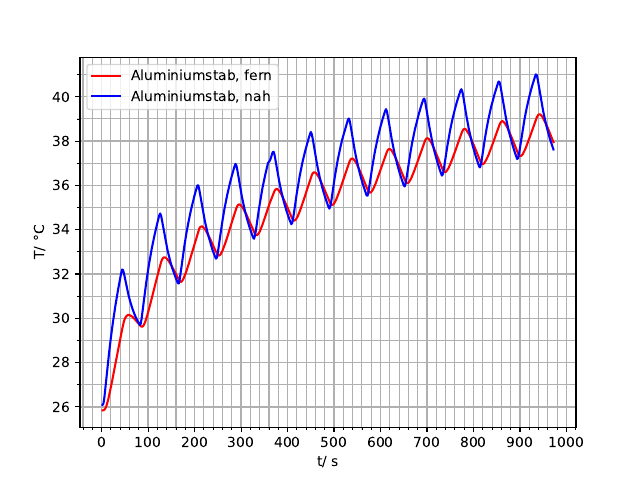

Write Python code to recreate this figure.
import numpy as np
from scipy.optimize import curve_fit
import matplotlib.pyplot as plt
from uncertainties import ufloat
from pylab import *
from matplotlib.ticker import MultipleLocator, FormatStrFormatter

t, T1,T2,T3,T4,T5,T6,T7,T8 = np.genfromtxt('Run2org.txt', unpack=True)
t=t*2
ax=subplot(111)
ln= np.linspace(0, 2100)

plt.plot (t,T5, 'r-', label='Aluminiumstab, fern')
plt.plot (t,T6, 'b-', label='Aluminiumstab, nah')

ax.xaxis.set_major_locator(MultipleLocator(100))
ax.xaxis.set_major_formatter(FormatStrFormatter('%d'))
ax.xaxis.set_minor_locator(MultipleLocator(20))

ax.yaxis.set_major_locator(MultipleLocator(2))
ax.yaxis.set_minor_locator(MultipleLocator(1))

ax.xaxis.grid(True,'minor')
ax.yaxis.grid(True,'minor')
ax.xaxis.grid(True,'major',linewidth=1)
ax.yaxis.grid(True,'major',linewidth=1)

plt.xlabel(r't/ s')
plt.ylabel(r'T/ °C')
plt.legend()
plt.grid(b=True)
plt.show()
plt.savefig('T56.pdf')
